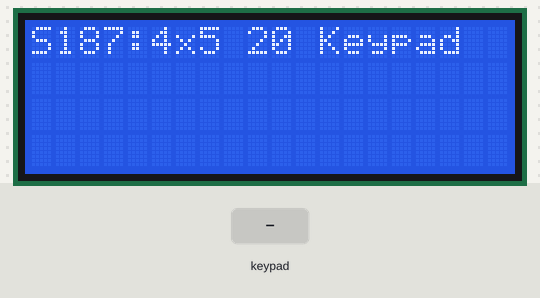
A sketch run on a simulated Arduino Uno, built with avr-gcc and run on an emulated ATmega328P. Shown: 20×4 character LCD. The inputs (shaded band) are chosen by the test bench.

Above: at 2.2 s.
2.3 s: keypad keys 1 0 9 8 7 6 # pressed 0.4 s apart
At 5.7 s:
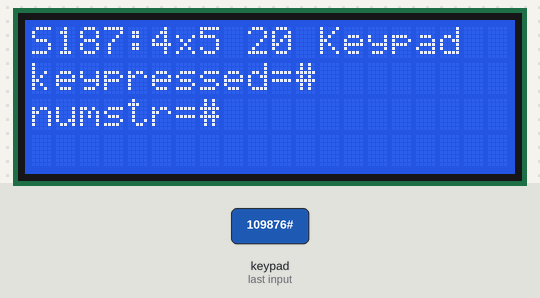
6.6 s: key 'A' pressed
At 7.2 s:
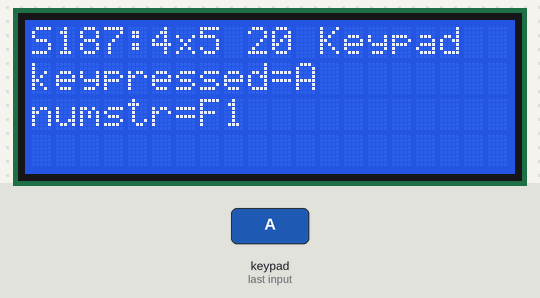
8.1 s: key 'B' pressed
At 9.3 s:
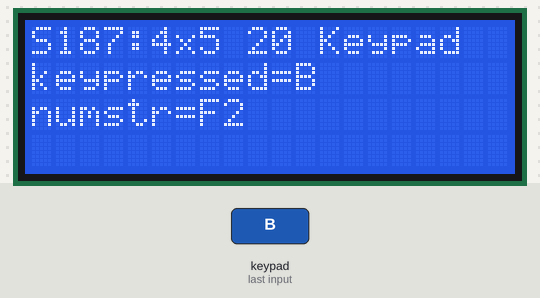
9.6 s: keypad keys 1 0 9 8 7 6 * pressed 0.4 s apart
At 12.3 s:
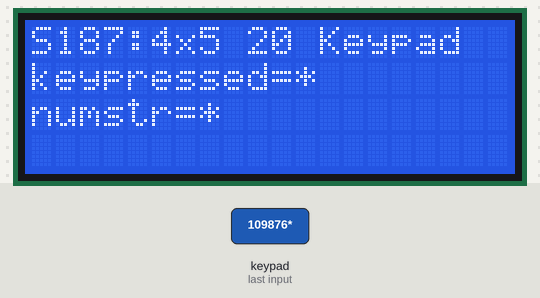
13.9 s: key 'U' pressed
At 15.0 s:
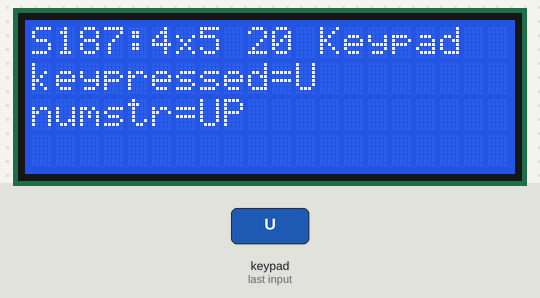
15.4 s: keypad keys 1 0 9 8 7 6 D pressed 0.4 s apart
At 19.2 s:
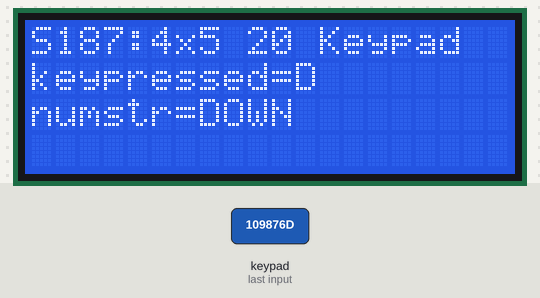
Timing chart, 0 to 20.7 s (numbered marks = the images above; inputs shaded):
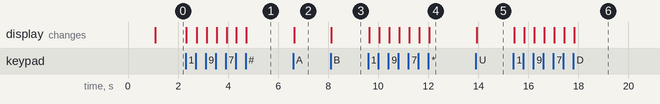

The sketch:

basic_test.ino
```cpp
/* 4x5 Matrix Array 20 Keypad [S187] : http://rdiot.tistory.com/135 [RDIoT Demo] */

#include <Wire.h>
#include <LiquidCrystal_I2C.h>
#include <Keypad.h>

LiquidCrystal_I2C lcd(0x27,20,4);  // LCD2004

const byte numRows= 5; //number of rows on the keypad
const byte numCols= 4; //number of columns on the keypad

//keymap defines the key pressed according to the row and columns just as appears on the keypad
char keymap[numRows][numCols]=
{
  {'A','B','#','*'},
  {'1','2','3','U'},
  {'4','5','6','D'},
  {'7','8','9','C'},
  {'L','0','R','E'}
};

byte rowPins[numRows] = {10,9,8,7,6};
byte colPins[numCols]= {2,3,4,5};

//initializes an instance of the Keypad class
Keypad myKeypad= Keypad(makeKeymap(keymap), rowPins, colPins, numRows, numCols);

String numstr = "";

void setup()
{
  lcd.init();  // initialize the lcd
  lcd.backlight();
  lcd.print("start LCD2004");

  delay(1000);

  lcd.clear();
}

void loop()
{

  lcd.setCursor(0,0);
  lcd.print("S187:4x5 20 Keypad");


  char keypressed = myKeypad.getKey();
  if (keypressed != NO_KEY)
  {
   // Serial.print(keypressed);
    lcd.setCursor(0,1);
    lcd.print("keypressed=" + (String)keypressed + "  ");

    switch (keypressed)
    {
      case '1':
           numstr = "1    ";
        break;
      case '2':
           numstr = "2    ";
        break;
      case '3':
           numstr = "3    ";
        break;
      case '4':
           numstr = "4    ";
        break;
      case '5':
           numstr = "5    ";
        break;
      case '6':
           numstr = "6    ";
        break;
      case '7':
           numstr = "7    ";
        break;
      case '8':
           numstr = "9    ";
        break;
      case '0':
           numstr = "0    ";
        break;
      case 'A':
          numstr = "F1   ";
        break;
      case 'B':
          numstr = "F2   ";
        break;
      case 'C':
          numstr = "ESC  ";
        break;
      case 'E':
          numstr = "ENTER";
        break;
      case 'D':
          numstr = "DOWN ";
        break;
      case 'U':
          numstr = "UP   ";
        break;
      case 'R':
          numstr = "RIGHT ";
        break;
      case 'L':
          numstr = "LEFT ";
        break;
      case '*':
          numstr = "*    ";
        break;
      case '#':
          numstr = "#    ";
        break;

      default:
        break;
    }

    if(numstr !="")
    {
      lcd.setCursor(0,2);
      lcd.print("numstr=" + (String)numstr + " ");
    }

  }

}
```

Measured:
- after the input at 2.3 s, the display: first changes at once (image 1 shows a later state)
- after the input at 6.6 s, the display: changes at once (image 2)
- after the input at 8.1 s, the display: changes at once (image 3)
- after the input at 9.6 s, the display: first changes at once (image 4 shows a later state)
- after the input at 13.9 s, the display: changes at once (image 5)
- after the input at 15.4 s, the display: first changes at once (image 6 shows a later state)
